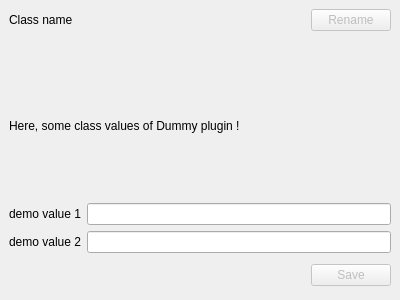
<?xml version="1.0" encoding="UTF-8"?>
<ui version="4.0">
 <class>EditWidget</class>
 <widget class="QWidget" name="EditWidget">
  <property name="geometry">
   <rect>
    <x>0</x>
    <y>0</y>
    <width>400</width>
    <height>300</height>
   </rect>
  </property>
  <property name="windowTitle">
   <string>Form</string>
  </property>
  <property name="autoFillBackground">
   <bool>true</bool>
  </property>
  <layout class="QVBoxLayout" name="verticalLayout">
   <property name="margin">
    <number>0</number>
   </property>
   <item>
    <widget class="QStackedWidget" name="headerStack">
     <property name="sizePolicy">
      <sizepolicy hsizetype="Preferred" vsizetype="Fixed">
       <horstretch>0</horstretch>
       <verstretch>0</verstretch>
      </sizepolicy>
     </property>
     <property name="currentIndex">
      <number>0</number>
     </property>
     <widget class="QWidget" name="headerEdit">
      <layout class="QHBoxLayout" name="horizontalLayout">
       <item>
        <widget class="QLabel" name="label_2">
         <property name="sizePolicy">
          <sizepolicy hsizetype="Minimum" vsizetype="Preferred">
           <horstretch>0</horstretch>
           <verstretch>0</verstretch>
          </sizepolicy>
         </property>
         <property name="text">
          <string>Class name</string>
         </property>
        </widget>
       </item>
       <item>
        <widget class="QLabel" name="labelEditName">
         <property name="sizePolicy">
          <sizepolicy hsizetype="Expanding" vsizetype="Preferred">
           <horstretch>0</horstretch>
           <verstretch>0</verstretch>
          </sizepolicy>
         </property>
         <property name="text">
          <string>&lt;no name&gt;</string>
         </property>
        </widget>
       </item>
       <item>
        <layout class="QVBoxLayout" name="verticalLayout_2">
         <property name="leftMargin">
          <number>0</number>
         </property>
         <property name="rightMargin">
          <number>0</number>
         </property>
         <item>
          <widget class="QPushButton" name="buttonRename">
           <property name="enabled">
            <bool>false</bool>
           </property>
           <property name="text">
            <string>Rename</string>
           </property>
          </widget>
         </item>
        </layout>
       </item>
      </layout>
     </widget>
     <widget class="QWidget" name="headerNew">
      <layout class="QHBoxLayout" name="horizontalLayout_2">
       <item>
        <widget class="QLabel" name="label_3">
         <property name="sizePolicy">
          <sizepolicy hsizetype="Minimum" vsizetype="Preferred">
           <horstretch>0</horstretch>
           <verstretch>0</verstretch>
          </sizepolicy>
         </property>
         <property name="text">
          <string>Class name</string>
         </property>
        </widget>
       </item>
       <item>
        <widget class="QLineEdit" name="lineEditName"/>
       </item>
       <item>
        <widget class="QPushButton" name="buttonRenameSave">
         <property name="text">
          <string>Save</string>
         </property>
        </widget>
       </item>
      </layout>
     </widget>
    </widget>
   </item>
   <item>
    <widget class="QWidget" name="content" native="true">
     <layout class="QGridLayout" name="gridLayout">
      <item row="0" column="0">
       <widget class="QLabel" name="label">
        <property name="sizePolicy">
         <sizepolicy hsizetype="Preferred" vsizetype="MinimumExpanding">
          <horstretch>0</horstretch>
          <verstretch>0</verstretch>
         </sizepolicy>
        </property>
        <property name="text">
         <string>Here, some class values of Dummy plugin !</string>
        </property>
       </widget>
      </item>
      <item row="2" column="0">
       <layout class="QHBoxLayout" name="horizontalLayout_4">
        <property name="topMargin">
         <number>0</number>
        </property>
        <property name="bottomMargin">
         <number>0</number>
        </property>
        <item>
         <widget class="QLabel" name="label_5">
          <property name="text">
           <string>demo value 2</string>
          </property>
         </widget>
        </item>
        <item>
         <widget class="QLineEdit" name="lineEdit_2"/>
        </item>
       </layout>
      </item>
      <item row="1" column="0">
       <layout class="QHBoxLayout" name="horizontalLayout_3">
        <item>
         <widget class="QLabel" name="label_4">
          <property name="sizePolicy">
           <sizepolicy hsizetype="Preferred" vsizetype="Minimum">
            <horstretch>0</horstretch>
            <verstretch>0</verstretch>
           </sizepolicy>
          </property>
          <property name="text">
           <string>demo value 1</string>
          </property>
         </widget>
        </item>
        <item>
         <widget class="QLineEdit" name="lineEdit"/>
        </item>
       </layout>
      </item>
      <item row="3" column="0">
       <layout class="QHBoxLayout" name="horizontalLayout_5">
        <property name="topMargin">
         <number>5</number>
        </property>
        <property name="bottomMargin">
         <number>5</number>
        </property>
        <item>
         <spacer name="horizontalSpacer">
          <property name="orientation">
           <enum>Qt::Horizontal</enum>
          </property>
          <property name="sizeHint" stdset="0">
           <size>
            <width>40</width>
            <height>20</height>
           </size>
          </property>
         </spacer>
        </item>
        <item>
         <widget class="QPushButton" name="buttonSave">
          <property name="enabled">
           <bool>false</bool>
          </property>
          <property name="text">
           <string>Save</string>
          </property>
         </widget>
        </item>
       </layout>
      </item>
     </layout>
    </widget>
   </item>
  </layout>
 </widget>
 <resources/>
 <connections/>
</ui>
